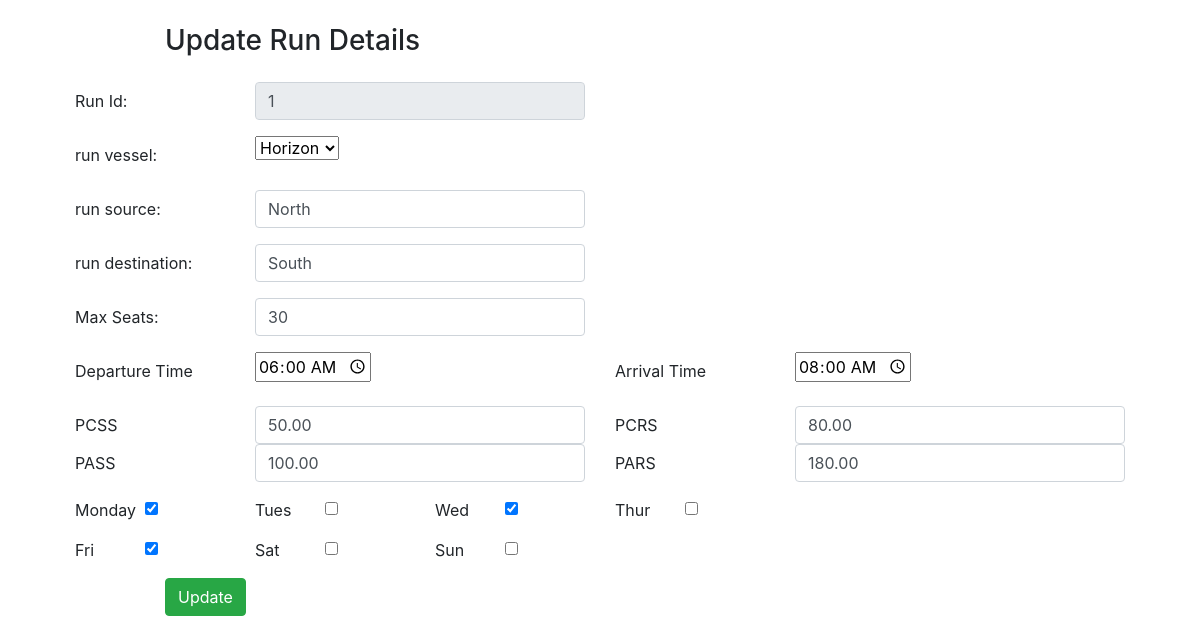
The app's page /editrun/1, older data.
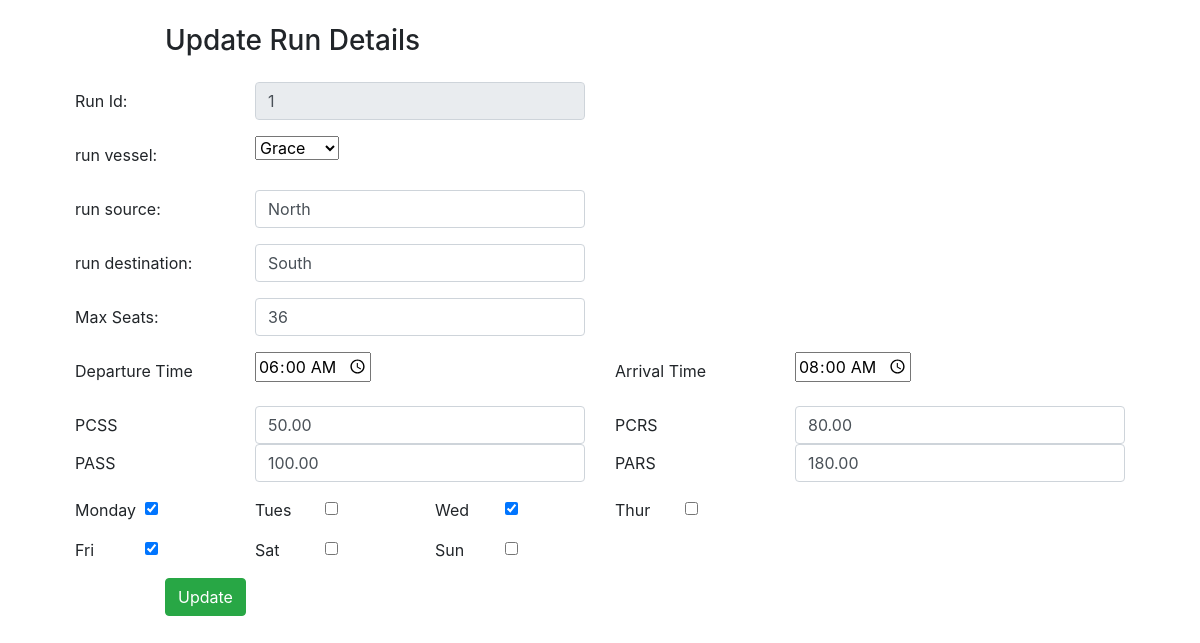
The same page, newer data.
### run/models.py (models this page shows)
class Run(models.Model):
    vessel_name = models.ForeignKey(Vessel, on_delete=models.SET_NULL,related_name='+',null=True)
    source = models.CharField(max_length=20, null=True)
    destination = models.CharField(max_length=20, null=True)
    departure_time = models.TimeField(null=True)
    arrival_time = models.TimeField(null=True)
    PASS = models.DecimalField(null=True, max_digits=10, decimal_places=2)
    PARS = models.DecimalField(null=True, max_digits=10, decimal_places=2)
    PCSS = models.DecimalField(null=True, max_digits=10, decimal_places=2)
    PCRS = models.DecimalField(null=True, max_digits=10, decimal_places=2)
    max_seats = models.PositiveIntegerField(null=True)
    Mon = models.BooleanField(default=False)
    Tue = models.BooleanField(default=False)
    Wed = models.BooleanField(default=False)
    Thu = models.BooleanField(default=False)
    Fri = models.BooleanField(default=False)
    Sat = models.BooleanField(default=False)
    Sun = models.BooleanField(default=False)

### vessel/models.py (models this page shows)
class Vessel(models.Model):
    vessel_name = models.CharField(max_length=30)
    def __str__(self):
        return self.vessel_name

### manager/views.py (the view)
# urls.py: path('editrun/<int:id>',edit_run),
def edit_run(request, id):
    run = Run.objects.get(id=id)
    vessels=Vessel.objects.all()
    print(run.vessel_name_id)
    return render(request, 'editrun.html', {'run': run, 'vessels': vessels})

### templates/editrun.html (shortened to what the changed rows need)
{% extends "admin_base.html" %}
{% block content %}
<div class='container'>
    <div class='row'>
<div class="col-md-12">
 <form method="POST" class="post-form" action="/updaterun/{{run.id}}">
  <div class="container">
 <br>
  <div class="form-group row">
  <div class="col-sm-4">
   <input type="text" class="form-control" name="id" id="id_id" maxlength="20" value="{{ run.id }}" readonly>
  </div>
   </div>
   <div class="form-group row">
        <div class="col-sm-4">
            <select name="vessel_name">
                <option value="{{ run.vessel_name_id }}">{{ run.vessel_name }}</option>
            </select>
        </div>
    </div>
   <div class="form-group row">
  <div class="col-sm-4">
   <input type="text" class="form-control" name="source" id="id_source" maxlength="120" value="{{ run.source }}" />
  </div>
   </div>
  <div class="form-group row">
  <div class="col-sm-4">
   <input type="text" class="form-control" name="destination" id="id_content" maxlength="200" value="{{ run.destination }}" />
  </div>
   </div>
   <div class="form-group row">
    <div class="col-sm-4">
     <input type="text" class="form-control" name="max_seats" id="id_content" maxlength="200" value="{{ run.max_seats }}" />
    </div>
    </div>
   <div class="form-group row">
    <div class="col-sm-4">
        <input type="time" name="departure_time" id="id_content" value="{{ run.departure_time|time:'H:i:s'  }}" />
    </div>
    <div class="col-sm-4">
        <input type="time" name="arrival_time" id="id_content" value="{{ run.arrival_time|time:'H:i:s' }}"/>
    </div>
  </div>
   <div class="form-group row">
      <div class="col-sm-4">
        <input type="text" class="form-control" name="PCSS" id="id_content" maxlength="200" value="{{ run.PCSS }}" />
      </div>
      <div class="col-sm-4">
        <input type="text" class="form-control" name="PCRS" id="id_content" maxlength="200" value="{{ run.PCRS }}" />
      </div>
      <div class="col-sm-4">
        <input type="text" class="form-control" name="PASS" id="id_content" maxlength="200" value="{{ run.PASS }}" />
      </div>
      <div class="col-sm-4">
        <input type="text" class="form-control" name="PARS" id="id_content" maxlength="200" value="{{ run.PARS }}" />
      </div>
   </div>
   <div class="form-group row">
      <div class="col-sm-1">
        <input type="checkbox" class="form-check-input" name="Mon" id="id_active" {% if run.Mon %}checked{% endif %} value="{{ run.Mon }}" />
      </div>
    <div class="col-sm-1">
        <input type="checkbox" class="form-check-input" name="Tue" id="id_active" {% if run.Tue %}checked{% endif %} value="{{ run.Tue }}" />
    </div>
    <div class="col-sm-1">
        <input type="checkbox" class="form-check-input" name="Wed" id="id_active" {% if run.Wed %}checked{% endif %} value="{{ run.Wed }}" />
    </div>
    <div class="col-sm-1">
        <input type="checkbox" class="form-check-input" name="Thu" id="id_active" {% if run.Thu %}checked{% endif %} value="{{ run.Thu }}" />
    </div>
  </div>
  <div class="form-group row">
  <div class="col-sm-1">
    <input type="checkbox" class="form-check-input" name="Fri" id="id_active" {% if run.Fri %}checked{% endif %} value="{{ run.Fri }}" />
  </div>
  <div class="col-sm-1">
    <input type="checkbox" class="form-check-input" name="Sat" id="id_active" {% if run.Sat %}checked{% endif %} value="{{ run.Sat }}" />
  </div>
  <div class="col-sm-1">
    <input type="checkbox" class="form-check-input" name="Sun" id="id_active" {% if run.Sun %}checked{% endif %} value="{{ run.Sun }}" />
  </div>
  </div>
  </div>
 </form>
 </div>
</div>
 {% endblock content %}

Row changes from the older to the newer data that the page shows:
changed Run "North": vessel_name "Horizon" → "Grace"; max_seats "30" → "36"
